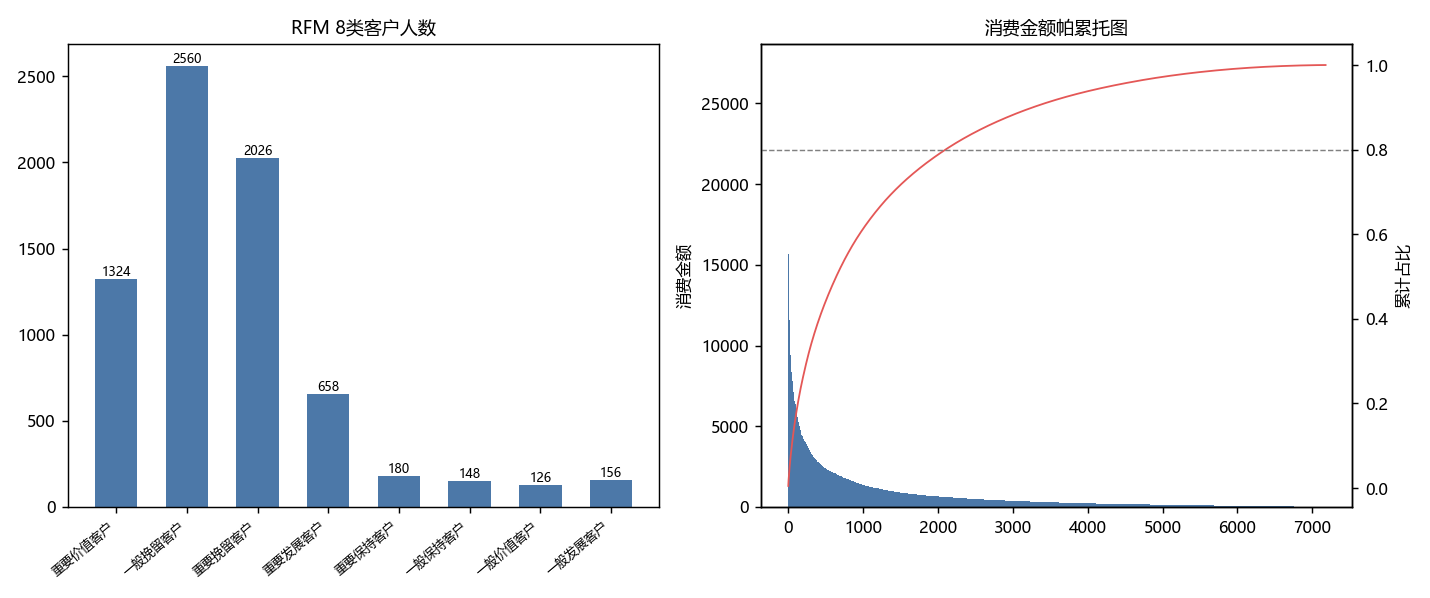

The Python source for this figure:
"""第2章 RFM模型 -> Python
原素材: 1-2RFM模型-参考.xlsx (原始数据65989行, 7178用户, 2019-01~07, 分析时点2019-08-03)
内涵: RFM按最近消费间隔R、消费频次F、消费金额M, 以均值为界分高低, 组合出8类客户
      (重要价值/重要发展/重要保持/重要挽留/一般价值/一般发展/一般保持/一般挽留),
      指导差异化运营。并做消费金额帕累托(累计占比)。
"""
from pathlib import Path
import pandas as pd
import matplotlib.pyplot as plt

plt.rcParams['font.sans-serif'] = ['Microsoft YaHei']
plt.rcParams['axes.unicode_minus'] = False
plt.rcParams['font.size'] = 9

ROOT = Path(__file__).resolve().parent.parent
F = ROOT / "CDA 教材资料2025" / "1《CDA 一级认证教材：商业数据分析》" / "第2章 数据分析方法" / "1、分析的基础范式" / "data-有答案" / "1-2RFM模型-参考.xlsx"
df = pd.read_excel(F, sheet_name="原始数据")
df["销售日期"] = pd.to_datetime(df["销售日期"])
SP = pd.Timestamp("2019-08-03")

g = df.groupby("用户编号").agg(
    R=("销售日期", lambda x: (SP - x.max()).days),
    F=("流水号", "nunique"),
    M=("销售金额", "sum"),
)
rM, fM, mM = g["R"].mean(), g["F"].mean(), g["M"].mean()
g["R高"] = g["R"] < rM
g["F高"] = g["F"] > fM
g["M高"] = g["M"] > mM
name = {
    (1,1,1):"重要价值客户",(1,1,0):"重要发展客户",(1,0,1):"重要保持客户",(1,0,0):"重要挽留客户",
    (0,1,1):"一般价值客户",(0,1,0):"一般发展客户",(0,0,1):"一般保持客户",(0,0,0):"一般挽留客户",
}
g["客户类型"] = g.apply(lambda r: name[(r["R高"],r["F高"],r["M高"])], axis=1)
print(f"R均值={rM:.1f} F均值={fM:.1f} M均值={mM:.1f}")
print("\n== 8类客户数与金额 ==")
agg = g.groupby("客户类型").agg(人数=("M","count"), 金额=("M","sum")).sort_values("金额", ascending=False)
print(agg.to_string())

fig, axes = plt.subplots(1, 2, figsize=(11, 4.6))
axes[0].bar(range(len(agg)), agg["人数"], width=0.6, color="#4C78A8")
axes[0].set_xticks(range(len(agg))); axes[0].set_xticklabels(agg.index, rotation=40, ha="right", fontsize=7)
axes[0].set_title("RFM 8类客户人数", fontsize=10)
for i, v in enumerate(agg["人数"]):
    axes[0].text(i, v, str(v), ha="center", va="bottom", fontsize=7)

s = g.sort_values("M", ascending=False).reset_index(drop=True)
s["累计占比"] = s["M"].cumsum() / s["M"].sum()
ax2 = axes[1]
ax2.bar(range(len(s)), s["M"], width=1.0, color="#4C78A8")
ax2.set_title("消费金额帕累托图", fontsize=10)
ax2.set_ylabel("消费金额")
axr = ax2.twinx()
axr.plot(range(len(s)), s["累计占比"], color="#E45756", lw=1)
axr.axhline(0.8, color="gray", ls="--", lw=0.8)
axr.set_ylabel("累计占比")
plt.tight_layout()
out = Path(__file__).resolve().parent / "第02章_RFM模型.png"
plt.savefig(out, dpi=130)
print(f"\n图已保存: {out.name}")
